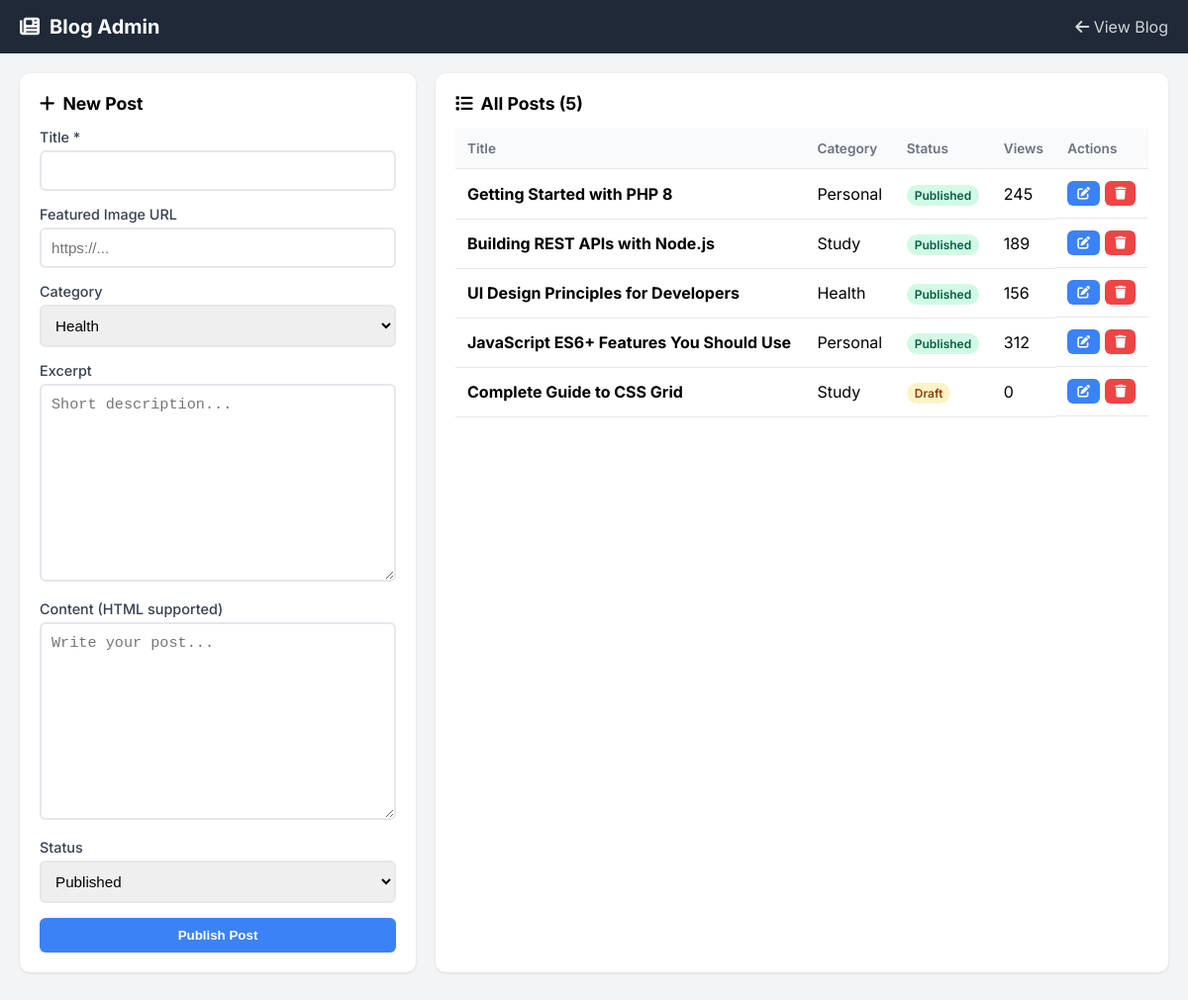
Page /blog/admin/index.php on the committed database.
### tables this page shows
CREATE TABLE IF NOT EXISTS posts (
    id INT AUTO_INCREMENT PRIMARY KEY,
    title VARCHAR(255) NOT NULL,
    slug VARCHAR(255) UNIQUE,
    content TEXT,
    excerpt TEXT,
    featured_image VARCHAR(255),
    category_id INT,
    status ENUM('draft', 'published') DEFAULT 'draft',
    views INT DEFAULT 0,
    created_at TIMESTAMP DEFAULT CURRENT_TIMESTAMP,
    updated_at TIMESTAMP DEFAULT CURRENT_TIMESTAMP ON UPDATE CURRENT_TIMESTAMP,
    FOREIGN KEY (category_id) REFERENCES categories(id) ON DELETE SET NULL
);

CREATE TABLE IF NOT EXISTS categories (
    id INT AUTO_INCREMENT PRIMARY KEY,
    name VARCHAR(100) NOT NULL,
    color VARCHAR(7) DEFAULT '#3b82f6',   
    icon VARCHAR(50) DEFAULT 'fa-folder',  
    created_at TIMESTAMP DEFAULT CURRENT_TIMESTAMP
);

### blog/includes/db.php (called while the page is built, shortened)
<?php
function e($s) { return htmlspecialchars($s, ENT_QUOTES, 'UTF-8'); }
?>

### blog/admin/index.php (the view, shortened to what this page needs)
<?php
require_once '../includes/db.php';
$editPost = null;
$posts = $conn->query("SELECT p.*, c.name as category_name FROM posts p LEFT JOIN categories c ON p.category_id = c.id ORDER BY p.created_at DESC");
$categories = $conn->query("SELECT * FROM categories ORDER BY name");
$catList = []; while ($c = $categories->fetch_assoc()) $catList[] = $c;
?>
<!DOCTYPE html>
<html lang="en">
<head>
    <link rel="stylesheet" href="https://cdnjs.cloudflare.com/ajax/libs/font-awesome/6.5.1/css/all.min.css">
</head>
<body>
    <header class="header">
        <h1><i class="fas fa-newspaper"></i> Blog Admin</h1>
        <a href="../index.php"><i class="fas fa-arrow-left"></i> View Blog</a>
    </header>
    <div class="container">
        <div class="grid">
            <div class="card">
                <h2><i class="fas fa-<?php echo $editPost ? 'edit' : 'plus'; ?>"></i> <?php echo $editPost ? 'Edit Post' : 'New Post'; ?></h2>
                <form method="POST">
                    <div class="form-group">
                        <label>Title *</label>
                        <input type="text" name="title" required value="<?php echo $editPost ? e($editPost['title']) : ''; ?>">
                    </div>
                    <div class="form-group">
                        <label>Featured Image URL</label>
                        <input type="url" name="featured_image" placeholder="https://..." value="<?php echo $editPost ? e($editPost['featured_image']) : ''; ?>">
                    </div>
                    <div class="form-group">
                        <label>Category</label>
                        <select name="category_id">
                            <?php foreach ($catList as $cat): ?>
                                <option value="<?php echo $cat['id']; ?>" <?php echo ($editPost && $editPost['category_id'] == $cat['id']) ? 'selected' : ''; ?>><?php echo e($cat['name']); ?></option>
                            <?php endforeach; ?>
                        </select>
                    </div>
                    <div class="form-group">
                        <label>Excerpt</label>
                        <textarea name="excerpt" rows="2" placeholder="Short description..."><?php echo $editPost ? e($editPost['excerpt']) : ''; ?></textarea>
                    </div>
                    <div class="form-group">
                        <label>Content (HTML supported)</label>
                        <textarea name="content" required placeholder="Write your post..."><?php echo $editPost ? e($editPost['content']) : ''; ?></textarea>
                    </div>
                    <div class="form-group">
                        <label>Status</label>
                        <select name="status">
                            <option value="published" <?php echo (!$editPost || $editPost['status'] === 'published') ? 'selected' : ''; ?>>Published</option>
                        </select>
                    </div>
                    <button type="submit" class="btn btn-primary btn-block"><?php echo $editPost ? 'Update' : 'Publish'; ?> Post</button>
                </form>
            </div>
            <div class="card">
                <h2><i class="fas fa-list"></i> All Posts (<?php echo $posts->num_rows; ?>)</h2>
                <table>
                    <thead><tr><th>Title</th><th>Category</th><th>Status</th><th>Views</th><th>Actions</th></tr></thead>
                    <tbody>
                        <?php while ($p = $posts->fetch_assoc()): ?>
                        <tr>
                            <td><strong><?php echo e($p['title']); ?></strong></td>
                            <td><?php echo e($p['category_name'] ?? '-'); ?></td>
                            <td><span class="status status-<?php echo $p['status']; ?>"><?php echo ucfirst($p['status']); ?></span></td>
                            <td><?php echo $p['views']; ?></td>
                            <td class="actions">
                                <a href="index.php?edit=<?php echo $p['id']; ?>" class="btn btn-primary btn-sm"><i class="fas fa-edit"></i></a>
                                <a href="index.php?delete=<?php echo $p['id']; ?>" class="btn btn-danger btn-sm" onclick="return confirm('Delete?')"><i class="fas fa-trash"></i></a>
                            </td>
                        </tr>
                        <?php endwhile; ?>
                    </tbody>
                </table>
            </div>
        </div>
    </div>
</body>
</html>

### blog/admin/index.php (style rules this page uses)
* { margin: 0; padding: 0; box-sizing: border-box; }
body { font-family: 'Inter', sans-serif; background: #f3f4f6; min-height: 100vh; }
.header { background: #1f2937; color: white; padding: 15px 20px; display: flex; justify-content: space-between; align-items: center; }
.header h1 { font-size: 1.25rem; display: flex; align-items: center; gap: 10px; }
.header a { color: white; text-decoration: none; opacity: 0.8; }
.container { max-width: 1200px; margin: 0 auto; padding: 20px; }
.grid { display: grid; grid-template-columns: 400px 1fr; gap: 20px; }
.card { background: white; border-radius: 10px; padding: 20px; box-shadow: 0 1px 3px rgba(0,0,0,0.1); margin-bottom: 20px; }
.card h2 { font-size: 1.1rem; margin-bottom: 15px; display: flex; align-items: center; gap: 8px; }
.form-group { margin-bottom: 15px; }
.form-group label { display: block; margin-bottom: 5px; font-weight: 500; font-size: 0.9rem; color: #374151; }
input, select, textarea { width: 100%; padding: 10px; border: 2px solid #e5e7eb; border-radius: 6px; font-size: 0.95rem; }
textarea { height: 200px; resize: vertical; }
.btn { padding: 10px 20px; border: none; border-radius: 6px; font-weight: 600; cursor: pointer; }
.btn-primary { background: #3b82f6; color: white; }
.btn-danger { background: #ef4444; color: white; }
.btn-sm { padding: 5px 10px; font-size: 0.8rem; }
.btn-block { width: 100%; }
table { width: 100%; border-collapse: collapse; }
th, td { padding: 12px; text-align: left; border-bottom: 1px solid #e5e7eb; }
th { background: #f9fafb; font-weight: 600; font-size: 0.85rem; color: #6b7280; }
.status { padding: 3px 8px; border-radius: 12px; font-size: 0.75rem; font-weight: 600; }
.status-published { background: #d1fae5; color: #065f46; }
.status-draft { background: #fef3c7; color: #92400e; }
.actions { display: flex; gap: 5px; }

### rows in the picture
posts: title "Getting Started with PHP 8", category.name "Personal", status "Published", views "245"
posts: title "Building REST APIs with Node.js", category.name "Study", status "Published", views "189"
posts: title "UI Design Principles for Developers", category.name "Health", status "Published", views "156"
posts: title "JavaScript ES6+ Features You Should Use", category.name "Personal", status "Published", views "312"
posts: title "Complete Guide to CSS Grid", category.name "Study", status "Draft", views "0"

### other values in the picture
$posts->num_rows "5"
form field category_id "Health"
